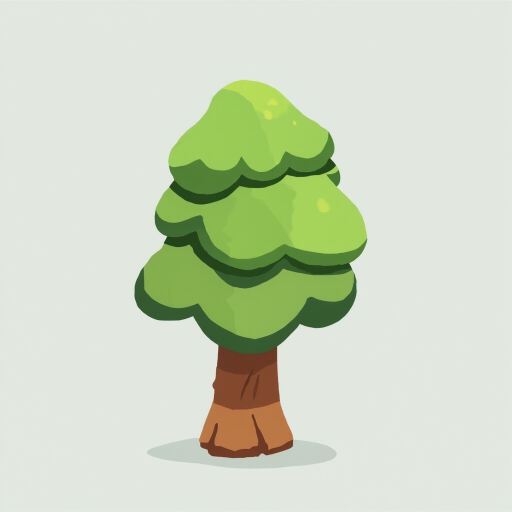
#> input picture reference/pine-tree_001.jpg, 1024 x 1024 px, given in place of render.png, which was not available (shown at 1/2 size)
$ python -i review-cards.py   (imports and definitions only)
#> lines starting #> are read from the running program, lines starting #| are printed output that depends on the picture
#!/usr/bin/env python3
"""Review cards for an independent reviewer: one PNG per asset.

Row 1: the mockup (the reference panel of out/<name>/render.png) and the four turnaround views.
An asset without a mockup shows a dark "no mockup" panel in the mockup slot and the whole sheet
as the views.
Row 2: the 8-direction sprite preview at 128 px, and the three-quarter row of one motion strip
(sit, then walk, swim, fly, hop, idle, or the first strip found; strips older than the GLB are skipped).
An asset with a `sit` clip has a sitting mockup and a standing rest pose; the card shows the sit.
An asset whose mockup shows an action (owner decision of 2026-10-08) names the matching clip with
`<name>=<clip>`, for example `squirrel=run`; the card shows that strip.

Usage: python3 scripts/review-cards.py <out-dir> <name>[=<clip>] [<name>[=<clip>] ...]
Run `./forge all <name>` first, so the render, the sprites, and the strips are the final ones.
"""
import os
import sys

from PIL import Image, ImageDraw

H = 360  # the height of one view panel
GAP = 4  # the gap between the panels of the render sheet


def views_height(name: str) -> int | None:
    """The height of the view rows of the render sheet, or None when it cannot be read."""
    view_dir = f'out/{name}/views'
    if not os.path.isdir(view_dir):
        return None
    views = sorted(f for f in os.listdir(view_dir) if f.endswith('.png'))
    if not views:
        return None
    with Image.open(os.path.join(view_dir, views[0])) as first:
        size = first.width
    cols = min(4, len(views))
    rows = -(-len(views) // cols)
    return rows * size + (rows - 1) * GAP


def no_mockup_panel() -> Image.Image:
    """A dark panel for the mockup slot of an asset without a reference image."""
    panel = Image.new('RGB', (H, H), (30, 30, 34))
    draw = ImageDraw.Draw(panel)
    box = draw.textbbox((0, 0), 'no mockup')
    draw.text(
        ((H - (box[2] - box[0])) // 2, (H - (box[3] - box[1])) // 2),
        'no mockup',
        fill=(235, 235, 235),
    )
    return panel


def card(name: str, out_dir: str, pose_clip: str | None = None) -> str:
#> called with name = '../reference/pine-tree_001.jpg', out_dir = 'out.png'
    render = Image.open(f'out/{name}/render.png').convert('RGB')
#> render is the input picture: PIL image 1024x1024 RGB; mean R, G, B 206, 215.7, 193.5
    w, h = render.size
#> w = 1024; h = 1024
    rows = views_height(name)
    if rows is not None and h <= rows:
        # The sheet holds no reference row, so the whole sheet is the views.
        views = render
        ref = no_mockup_panel()
    else:
        views = render.crop((0, h // 2, w, h))
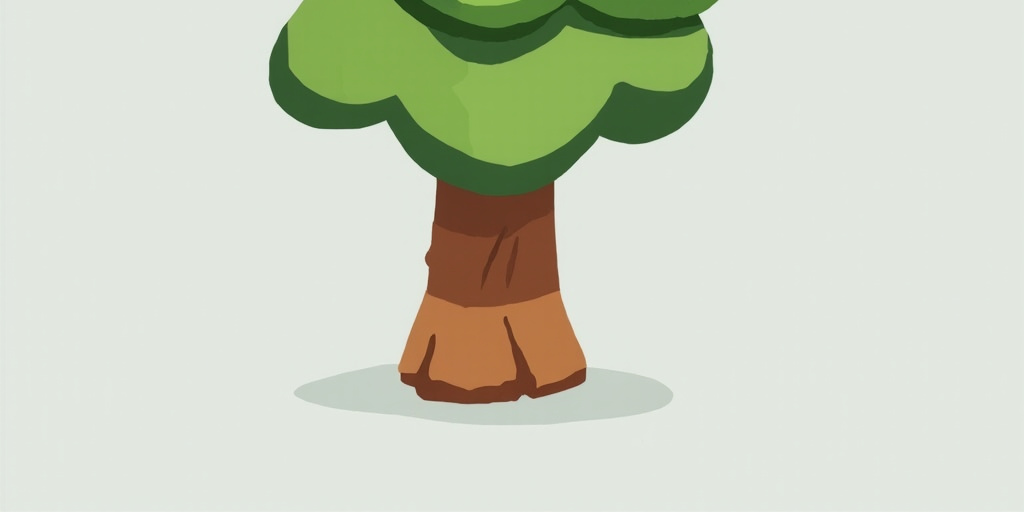
#> views: PIL image 1024x512 RGB; mean R, G, B 205, 210.9, 193.6
        ref = render.crop((w * 3 // 8, 0, w * 5 // 8, h // 2))
        ref = ref.resize((H, H))
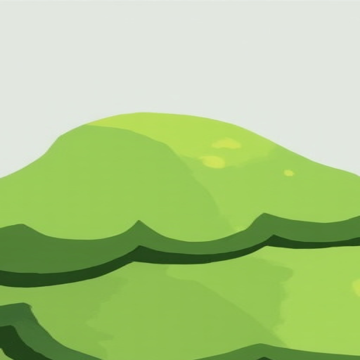
#> ref: PIL image 360x360 RGB; mean R, G, B 170.8, 201.4, 133.4
    views = views.resize((int(views.width * H / views.height), H))
#> views: PIL image 720x360 RGB
    row1 = Image.new('RGB', (H + views.width, H), (30, 30, 34))
    row1.paste(ref, (0, 0))
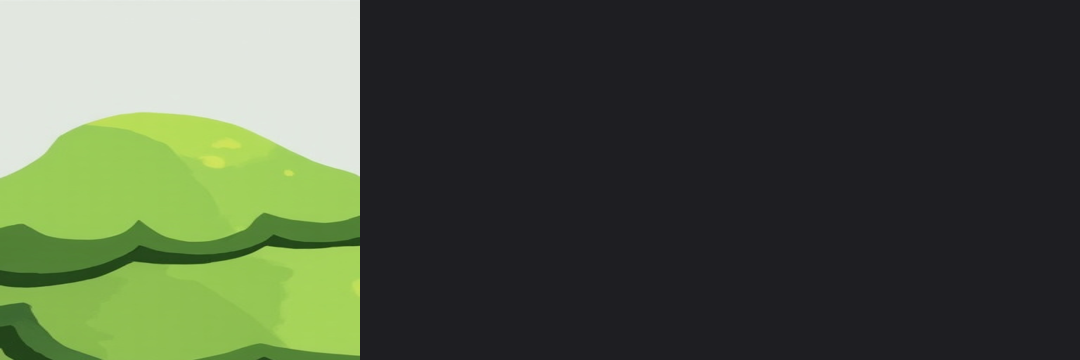
#> row1: PIL image 1080x360 RGB; mean R, G, B 76.9, 87.1, 67.1
    row1.paste(views, (H, 0))
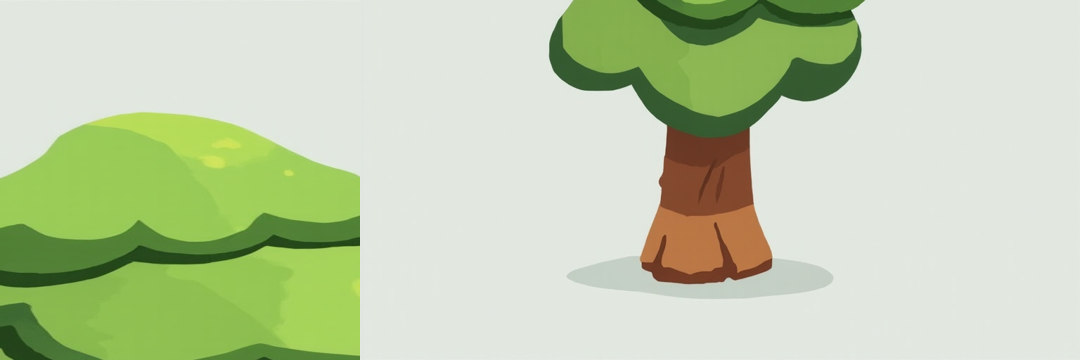
#> row1: PIL image 1080x360 RGB; mean R, G, B 193.6, 207.7, 173.5

    sprites = Image.open(f'out/{name}/sprites/preview.png').convert('RGB')
    sprites = sprites.resize((int(sprites.width * 300 / sprites.height), 300))
    clip = None
    anim_dir = f'out/{name}/anim'
    strips = sorted(f for f in os.listdir(anim_dir) if f.endswith('.png')) if os.path.isdir(anim_dir) else []
    # Only strips from the current build: a strip older than the GLB is left over from an earlier clip set.
    glb = f'out/{name}/{name}.glb'
    if os.path.exists(glb):
        built = os.path.getmtime(glb) - 600
        if strips and not any(os.path.getmtime(f'{anim_dir}/{f}') >= built for f in strips):
            # A `--fast` build after `forge all` replaces the final GLB and the views (vertex colors).
            print(f'warning: {name}: every clip strip is older than the GLB; run ./forge all {name} again', file=sys.stderr)
        strips = [f for f in strips if os.path.getmtime(f'{anim_dir}/{f}') >= built]
    if pose_clip and f'{pose_clip}.png' not in strips:
        sys.exit(f'{name}: no current strip for the clip {pose_clip}; run ./forge all {name}')
    for c in ((pose_clip,) if pose_clip else ('sit', 'walk', 'swim', 'fly', 'hop', 'idle')):
        if f'{c}.png' in strips:
            clip = c
            break
    if clip is None and strips:
        clip = strips[0][:-4]
    row2_w = row1.width
#> row2_w = 1080
    row2 = Image.new('RGB', (row2_w, 300), (30, 30, 34))
    row2.paste(sprites, (0, 0))
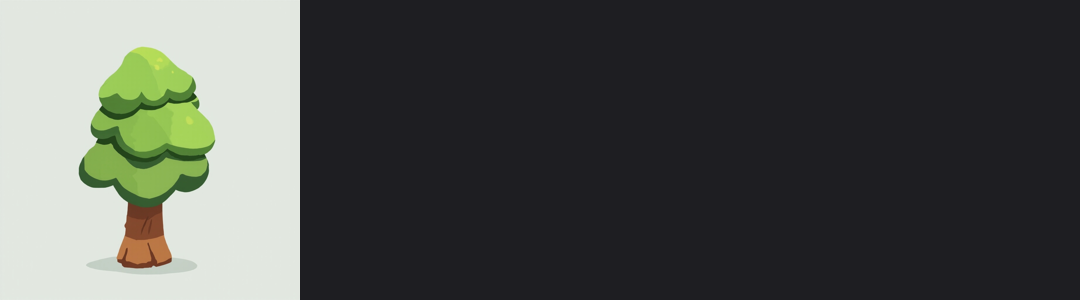
#> row2: PIL image 1080x300 RGB; mean R, G, B 78.9, 81.6, 78.3
    if clip:
        strip = Image.open(f'{anim_dir}/{clip}.png').convert('RGB')
        strip = strip.crop((0, 0, strip.width, strip.height // 2))
        room = row2_w - sprites.width
        strip = strip.resize((room, int(strip.height * room / strip.width)))
        row2.paste(strip, (sprites.width, (300 - strip.height) // 2))

    out = Image.new('RGB', (row1.width, H + 300 + 28), (20, 20, 22))
    ImageDraw.Draw(out).text((8, 8), f'{name}   (row 2: sprites 128 px, clip: {clip or "none"})', fill=(235, 235, 235))
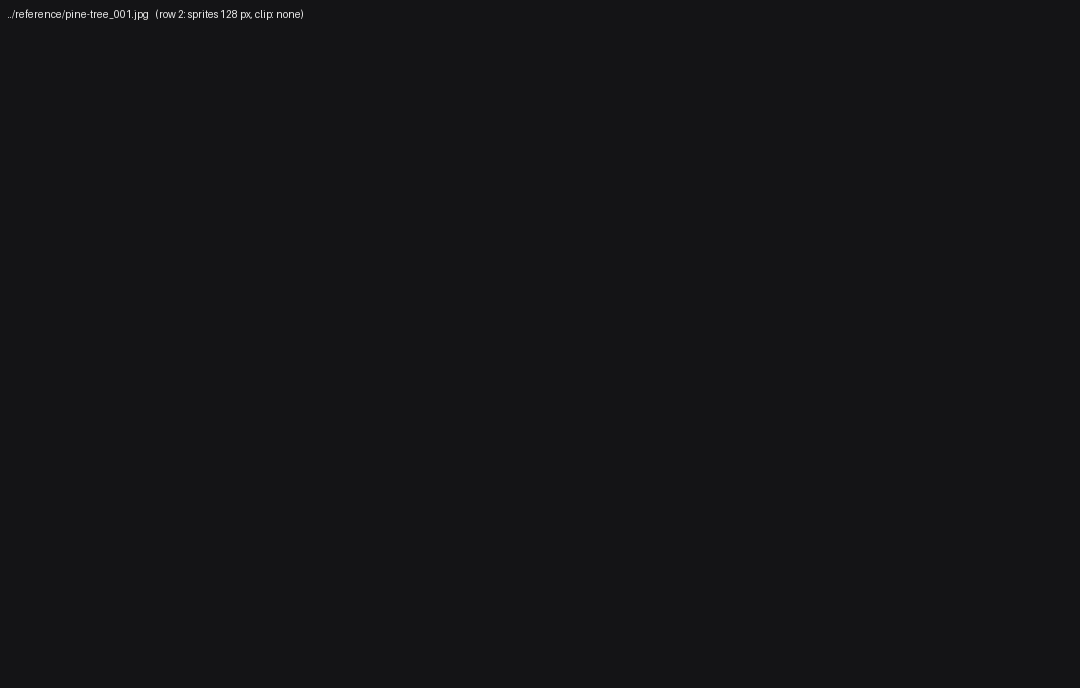
#> out: PIL image 1080x688 RGB; mean R, G, B 20.2, 20.2, 22.2
    out.paste(row1, (0, 28))
    out.paste(row2, (0, 28 + H))
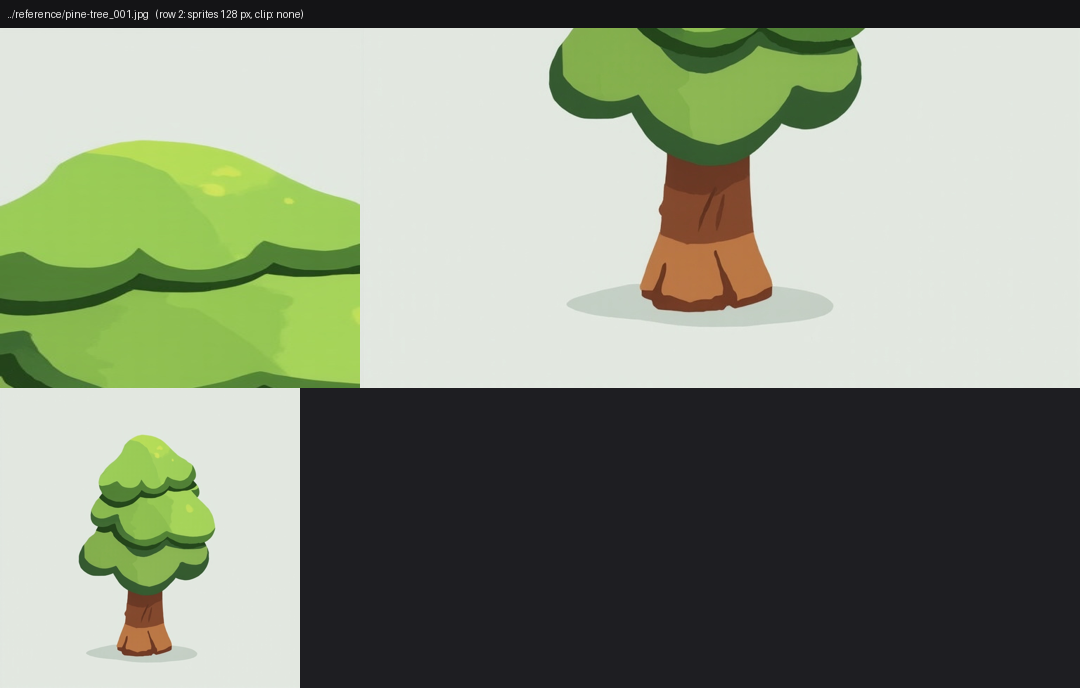
#> out: PIL image 1080x688 RGB; mean R, G, B 136.7, 145.3, 126
    path = os.path.join(out_dir, f'{name}.png')
    out.save(path)
    return path


def main() -> None:
    out_dir, names = sys.argv[1], sys.argv[2:]
    os.makedirs(out_dir, exist_ok=True)
    for n in names:
        name, _, clip = n.partition('=')
        print(card(name, out_dir, clip or None))


# [2 lines not run here, left out]

>>> result = card('../reference/pine-tree_001.jpg', 'out.png')
